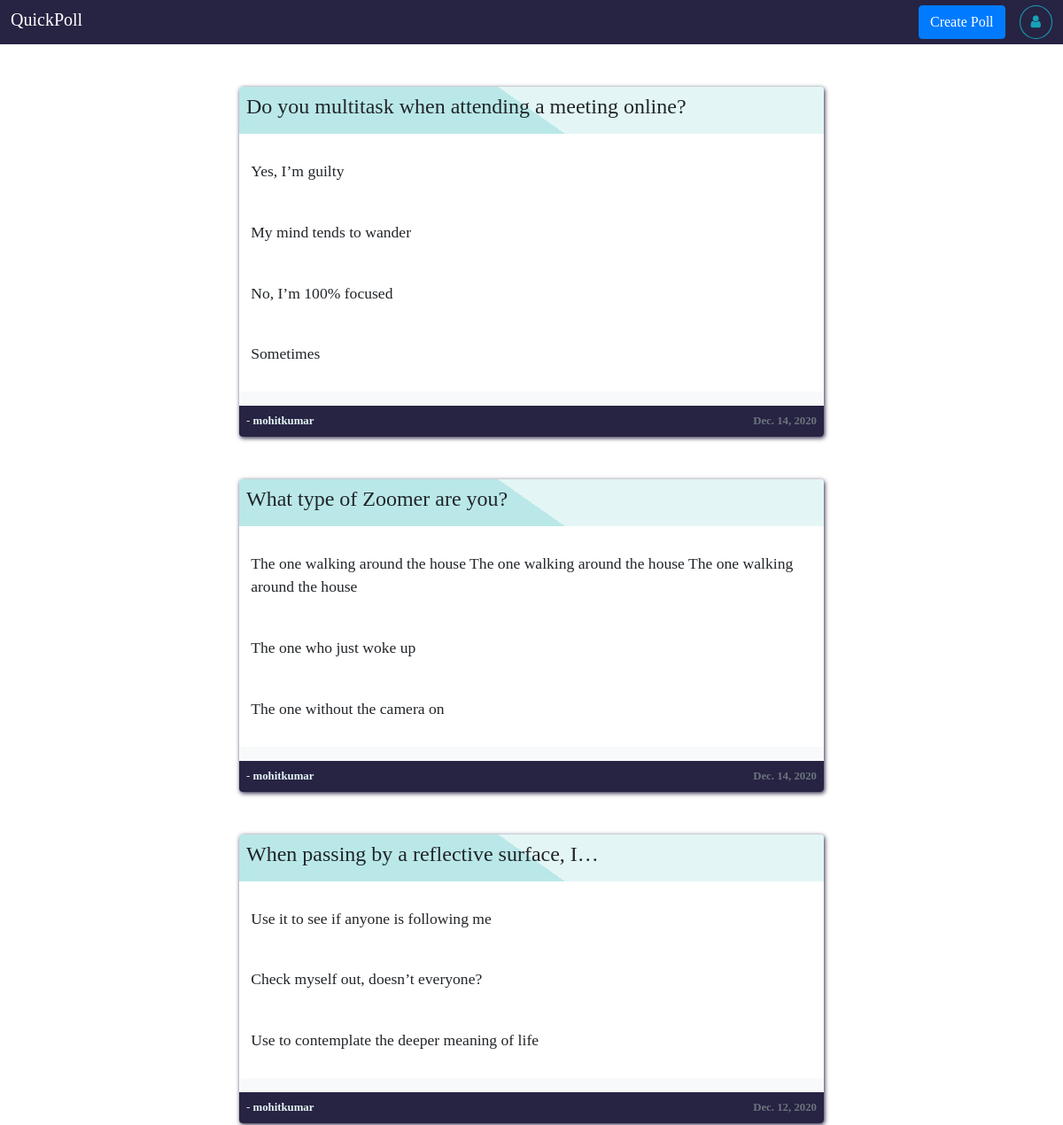
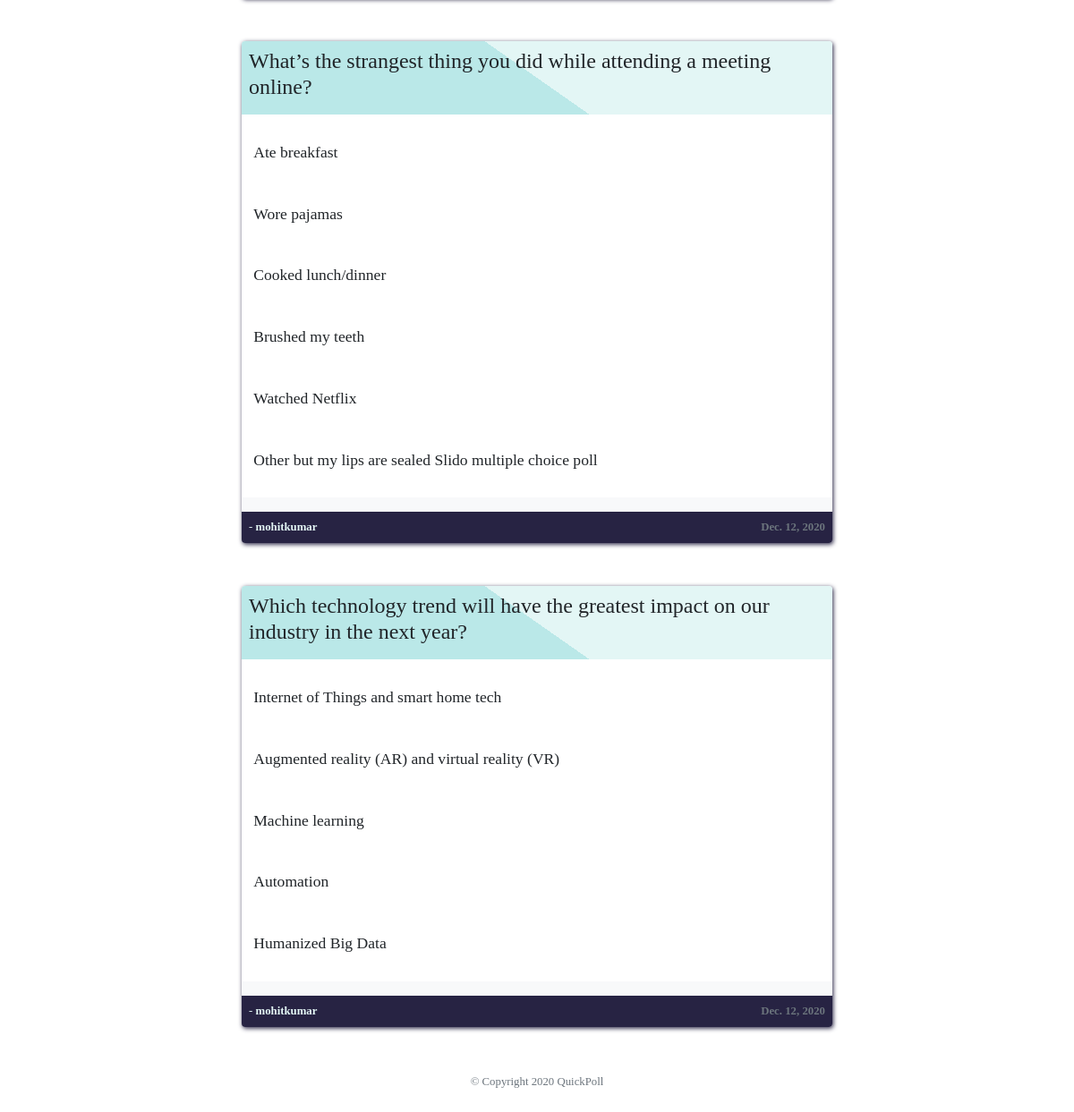
The app's page /profile/v/mohitkumar (signed in) with its own data (2 pictures, top to bottom).
### createPoll/models.py (models this page shows, shortened)
class Question(models.Model):
	question_text = models.TextField()
	pollBy = models.CharField(max_length=20,default="anonymous")
	pub_date = models.DateField(auto_now_add=True)
	class Meta:
		verbose_name_plural = "question"

class Choices(models.Model):
	question = models.ForeignKey(Question,on_delete=models.CASCADE)
	choice = models.CharField(max_length=200)
	votes = models.IntegerField(default=0)
	class Meta:
		verbose_name_plural = "Choices"

### userProfile/views.py (the view)
# urls.py: path('v/<str:user>',views.viewProfile,name="viewProfile"),
def viewProfile(request,user):
	try:
		sessUsername = request.session['sessUsername']
	except:
		return HttpResponseRedirect(reverse("user:user"))
	else:
		if user != sessUsername:
			context = {}
			try:
				questions = Question.objects.filter(pollBy=user).order_by("-pub_date")
			except Question.DoesNotExist:
				pass
			else:
				context['questions'] = questions
				context['viewUser'] = user
				context['selfUser'] = sessUsername
				votedQuestions = Voter.objects.filter(votedBy=sessUsername)
				votedQuestionID = []
				for votedQuestion in votedQuestions:
					votedQuestionID.append(votedQuestion.question.id)
				context['votedQuestionID'] = votedQuestionID
				if "resultBtn" in request.GET:
					request.session['sessQID'] = request.GET.get('resultBtn');
					return HttpResponseRedirect(reverse("home:result"))
				return render(request,"userProfile/view-profile.html",context)
		return HttpResponseRedirect(reverse("userProfile:userProfile"))

### userProfile/templates/userProfile/view-profile.html (shortened to what this page needs)
{%  extends 'user/base.html' %}
{% load static %}
{% block style %}
	<link rel="stylesheet" type="text/css" href="/static/user/css/style.css?{% now 'U' %}">
	<link rel="stylesheet" type="text/css" href="/static/user/css/home-style.css?{% now 'U' %}">
{% endblock style %}
{% block header %}
	<div class="jumbotron-fluid main-theme-bg smaller-padding d-flex justify-content-between">
		<h5 class="mt-1"><a href="{% url 'home:home' %}" class="white-color">QuickPoll</a></h5>
		<div class="d-flex ml-2s">
			<a href="{% url 'createPoll:createPoll' %}"><button class="btn btn-primary mr-2">Create Poll</button></a>
			<a href="{% url 'userProfile:userProfile' %}"><button class="btn btn-outline-info ml-2" style="border-radius:50%"><i class="fa fa-user"></i></button></a>
		</div>
	</div>
{% endblock header %}
{% block content %}
		{% if questions %}
			{% for question in questions %}
				<div class="container polls w-screen-auto p-0 bg-light mt-5 rounded ">
					<div class="poll-header p-2 rounded-top">
						<h4 class="question">{{ question.question_text }}</h4>
					</div>
					<div class="poll-body pt-3 {% if question.id in votedQuestionID %}pl-2 pr-2{% endif %}">
						{% if question.id not in votedQuestionID %}
							<ul>
								{% for choice in question.choices_set.all %}
									<li class="choice__li " data-id="{{ choice.id }}" question-id="{{ question.id }}" onclick="vote(this)">
										<p>{{ choice.choice }}</p>
									</li>
								{% endfor %}
							</ul>
						{% endif %}
					</div>
					<div class="poll-footer p-2 d-flex justify-content-between rounded-bottom">
						<small class="{% if question.pollBy == user %}text-light{% endif %}">{% if question.pollBy != user %}<a href="{% url 'userProfile:viewProfile' question.pollBy %}">- <b>{{ question.pollBy }}</b></a>{% else %}- <b>{{ question.pollBy }}</b>{% endif %}</small>
						<small class="text-muted"><b>{{ question.pub_date }}</b></small>
					</div>
				</div>
			{% endfor %}
		{% else %}
			<div class="container polls w-screen-auto p-0 mt-5 rounded border">
				<div class="poll-header p-2 rounded-top">
					<h4 class="question text-center">It seems there are no Polls.</h4>
				</div>
			</div>
		{% endif %}
{% endblock content %}

### user/static/user/css/style.css (style rules this page uses)
body { font-family:calibri; }
.main-theme-bg { background:#272343; }
.white-color { color:#FFFFFF; }
.smaller-padding { padding:0.5% 1%; }
@media screen and (min-width:801px) { .w-screen-auto { width:55%; } }

### user/static/user/css/home-style.css (style rules this page uses)
.polls.container { box-shadow:1px 1.4px 5px #272343; }
.poll-header { background-image:linear-gradient(35deg , #bae8e8 50% , #e3f6f5 50%); }
.poll-body { background:#fff; }
.poll-body > ul { padding:0; list-style-type:none; }
.poll-body > ul li { background:#fff; cursor:pointer; font-size:1.1rem; padding:2%; }
.poll-footer { background:#272343; }
.poll-footer a { color:#e3f6f5; }

### records on screen
Question: question_text "Do you multitask when attending a meeting online?", pollBy "mohitkumar", pub_date "Dec. 14, 2020"
Choices: choice "Yes, I’m guilty"
Choices: choice "My mind tends to wander"
Choices: choice "No, I’m 100% focused"
Choices: choice "Sometimes"
Question: question_text "What type of Zoomer are you?", pollBy "mohitkumar", pub_date "Dec. 14, 2020"
Choices: choice "The one walking around the house The one walking around the house The one walking around the house"
Choices: choice "The one who just woke up"
Choices: choice "The one without the camera on"
Question: question_text "When passing by a reflective surface, I…", pollBy "mohitkumar", pub_date "Dec. 12, 2020"
Choices: choice "Use it to see if anyone is following me"
Choices: choice "Check myself out, doesn’t everyone?"
Choices: choice "Use to contemplate the deeper meaning of life"
Question: question_text "What’s the strangest thing you did while attending a meeting online?", pollBy "mohitkumar", pub_date "Dec. 12, 2020"
Choices: choice "Ate breakfast"
Choices: choice "Wore pajamas"
Choices: choice "Cooked lunch/dinner"
Choices: choice "Brushed my teeth"
Choices: choice "Watched Netflix"
Choices: choice "Other but my lips are sealed Slido multiple choice poll"
Question: question_text "Which technology trend will have the greatest impact on our industry in the next year?", pollBy "mohitkumar", pub_date "Dec. 12, 2020"
Choices: choice "Internet of Things and smart home tech"
Choices: choice "Augmented reality (AR) and virtual reality (VR)"
Choices: choice "Machine learning"
Choices: choice "Automation"
Choices: choice "Humanized Big Data"
